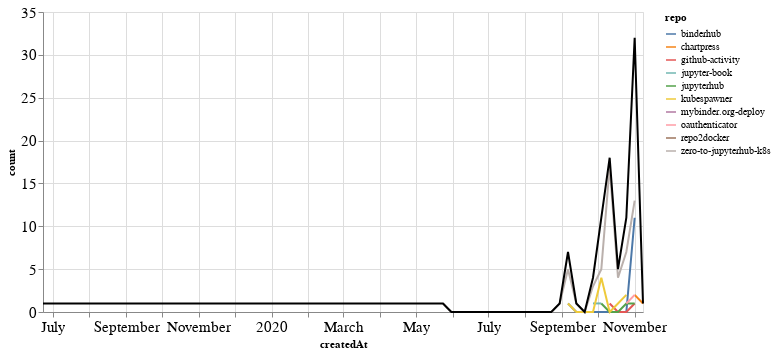

Write notebook code for a chart like this one.
### Markdown cell above
## PRs

### Code cell
prs_time = prs.groupby('repo').resample('W', on='createdAt').count()['author'].reset_index()
prs_time = prs_time.rename(columns={'author': 'count'})
prs_time_total = prs_time.groupby('createdAt').agg({"count": "sum"}).reset_index()

ch1 = alt.Chart(prs_time, width=600).mark_line().encode(
    x='createdAt',
    y='count',
    color='repo',
    tooltip="repo"
)

ch2 = alt.Chart(prs_time_total, width=600).mark_line(color="black").encode(
    x='createdAt',
    y='count',
)

ch1 + ch2

### Figure 1 — Vega-Lite specification as saved in the notebook (floating-point values rounded to 4 significant figures)
{"config": {"axisLeft": {"labelFontSize": 15}, "axisBottom": {"labelFontSize": 15}}, "layer": [{"data": {"name": "data-452c89d7da4e68eb25a0482b7d13a0a3"}, "mark": "line", "encoding": {"color": {"type": "nominal", "field": "repo"}, "tooltip": {"type": "nominal", "field": "repo"}, "x": {"type": "temporal", "field": "createdAt"}, "y": {"type": "quantitative", "field": "count"}}, "width": 600}, {"data": {"name": "data-6c2b96b1fdb9b81e3d1d6ce67a69954b"}, "mark": {"type": "line", "color": "black"}, "encoding": {"x": {"type": "temporal", "field": "createdAt"}, "y": {"type": "quantitative", "field": "count"}}, "width": 600}], "$schema": "https://vega.github.io/schema/vega-lite/v4.8.1.json", "datasets": {"data-452c89d7da4e68eb25a0482b7d13a0a3": [{"repo": "binderhub", "createdAt": "2020-09-06T00:00:00", "count": 1}, {"repo": "binderhub", "createdAt": "2020-09-13T00:00:00", "count": 0}, {"repo": "binderhub", "createdAt": "2020-09-20T00:00:00", "count": 0}, {"repo": "binderhub", "createdAt": "2020-09-27T00:00:00", "count": 0}, {"repo": "binderhub", "createdAt": "2020-10-04T00:00:00", "count": 0}, {"repo": "binderhub", "createdAt": "2020-10-11T00:00:00", "count": 0}, {"repo": "binderhub", "createdAt": "2020-10-18T00:00:00", "count": 0}, {"repo": "binderhub", "createdAt": "2020-10-25T00:00:00", "count": 0}, {"repo": "binderhub", "createdAt": "2020-11-01T00:00:00", "count": 11}, {"repo": "chartpress", "createdAt": "2020-11-01T00:00:00", "count": 2}, {"repo": "chartpress", "createdAt": "2020-11-08T00:00:00", "count": 1}, {"repo": "github-activity", "createdAt": "2020-10-11T00:00:00", "count": 1}, {"repo": "github-activity", "createdAt": "2020-10-18T00:00:00", "count": 0}, {"repo": "github-activity", "createdAt": "2020-10-25T00:00:00", "count": 0}, {"repo": "github-activity", "createdAt": "2020-11-01T00:00:00", "count": 1}, {"repo": "jupyter-book", "createdAt": "2020-09-27T00:00:00", "count": 1}, {"repo": "jupyter-book", "createdAt": "2020-10-04T00:00:00", "count": 1}, {"repo": "jupyterhub", "createdAt": "2020-10-04T00:00:00", "count": 1}, {"repo": "jupyterhub", "createdAt": "2020-10-11T00:00:00", "count": 0}, {"repo": "jupyterhub", "createdAt": "2020-10-18T00:00:00", "count": 0}, {"repo": "jupyterhub", "createdAt": "2020-10-25T00:00:00", "count": 1}, {"repo": "jupyterhub", "createdAt": "2020-11-01T00:00:00", "count": 1}, {"repo": "kubespawner", "createdAt": "2020-09-06T00:00:00", "count": 1}, {"repo": "kubespawner", "createdAt": "2020-09-13T00:00:00", "count": 0}, {"repo": "kubespawner", "createdAt": "2020-09-20T00:00:00", "count": 0}, {"repo": "kubespawner", "createdAt": "2020-09-27T00:00:00", "count": 0}, {"repo": "kubespawner", "createdAt": "2020-10-04T00:00:00", "count": 4}, {"repo": "kubespawner", "createdAt": "2020-10-11T00:00:00", "count": 0}, {"repo": "kubespawner", "createdAt": "2020-10-18T00:00:00", "count": 1}, {"repo": "kubespawner", "createdAt": "2020-10-25T00:00:00", "count": 2}, {"repo": "mybinder.org-deploy", "createdAt": "2020-11-01T00:00:00", "count": 2}, {"repo": "oauthenticator", "createdAt": "2020-10-25T00:00:00", "count": 1}, {"repo": "oauthenticator", "createdAt": "2020-11-01T00:00:00", "count": 2}, {"repo": "repo2docker", "createdAt": "2019-06-23T00:00:00", "count": 1}, {"repo": "zero-to-jupyterhub-k8s", "createdAt": "2020-05-24T00:00:00", "count": 1}, {"repo": "zero-to-jupyterhub-k8s", "createdAt": "2020-05-31T00:00:00", "count": 0}, {"repo": "zero-to-jupyterhub-k8s", "createdAt": "2020-06-07T00:00:00", "count": 0}, {"repo": "zero-to-jupyterhub-k8s", "createdAt": "2020-06-14T00:00:00", "count": 0}, {"repo": "zero-to-jupyterhub-k8s", "createdAt": "2020-06-21T00:00:00", "count": 0}, {"repo": "zero-to-jupyterhub-k8s", "createdAt": "2020-06-28T00:00:00", "count": 0}, {"repo": "zero-to-jupyterhub-k8s", "createdAt": "2020-07-05T00:00:00", "count": 0}, {"repo": "zero-to-jupyterhub-k8s", "createdAt": "2020-07-12T00:00:00", "count": 0}, {"repo": "zero-to-jupyterhub-k8s", "createdAt": "2020-07-19T00:00:00", "count": 0}, {"repo": "zero-to-jupyterhub-k8s", "createdAt": "2020-07-26T00:00:00", "count": 0}, {"repo": "zero-to-jupyterhub-k8s", "createdAt": "2020-08-02T00:00:00", "count": 0}, {"repo": "zero-to-jupyterhub-k8s", "createdAt": "2020-08-09T00:00:00", "count": 0}, {"repo": "zero-to-jupyterhub-k8s", "createdAt": "2020-08-16T00:00:00", "count": 0}, {"repo": "zero-to-jupyterhub-k8s", "createdAt": "2020-08-23T00:00:00", "count": 0}, {"repo": "zero-to-jupyterhub-k8s", "createdAt": "2020-08-30T00:00:00", "count": 1}, {"repo": "zero-to-jupyterhub-k8s", "createdAt": "2020-09-06T00:00:00", "count": 5}, {"repo": "zero-to-jupyterhub-k8s", "createdAt": "2020-09-13T00:00:00", "count": 1}, {"repo": "zero-to-jupyterhub-k8s", "createdAt": "2020-09-20T00:00:00", "count": 0}, {"repo": "zero-to-jupyterhub-k8s", "createdAt": "2020-09-27T00:00:00", "count": 3}, {"repo": "zero-to-jupyterhub-k8s", "createdAt": "2020-10-04T00:00:00", "count": 5}, {"repo": "zero-to-jupyterhub-k8s", "createdAt": "2020-10-11T00:00:00", "count": 17}, {"repo": "zero-to-jupyterhub-k8s", "createdAt": "2020-10-18T00:00:00", "count": 4}, {"repo": "zero-to-jupyterhub-k8s", "createdAt": "2020-10-25T00:00:00", "count": 7}, {"repo": "zero-to-jupyterhub-k8s", "createdAt": "2020-11-01T00:00:00", "count": 13}], "data-6c2b96b1fdb9b81e3d1d6ce67a69954b": [{"createdAt": "2019-06-23T00:00:00", "count": 1}, {"createdAt": "2020-05-24T00:00:00", "count": 1}, {"createdAt": "2020-05-31T00:00:00", "count": 0}, {"createdAt": "2020-06-07T00:00:00", "count": 0}, {"createdAt": "2020-06-14T00:00:00", "count": 0}, {"createdAt": "2020-06-21T00:00:00", "count": 0}, {"createdAt": "2020-06-28T00:00:00", "count": 0}, {"createdAt": "2020-07-05T00:00:00", "count": 0}, {"createdAt": "2020-07-12T00:00:00", "count": 0}, {"createdAt": "2020-07-19T00:00:00", "count": 0}, {"createdAt": "2020-07-26T00:00:00", "count": 0}, {"createdAt": "2020-08-02T00:00:00", "count": 0}, {"createdAt": "2020-08-09T00:00:00", "count": 0}, {"createdAt": "2020-08-16T00:00:00", "count": 0}, {"createdAt": "2020-08-23T00:00:00", "count": 0}, {"createdAt": "2020-08-30T00:00:00", "count": 1}, {"createdAt": "2020-09-06T00:00:00", "count": 7}, {"createdAt": "2020-09-13T00:00:00", "count": 1}, {"createdAt": "2020-09-20T00:00:00", "count": 0}, {"createdAt": "2020-09-27T00:00:00", "count": 4}, {"createdAt": "2020-10-04T00:00:00", "count": 11}, {"createdAt": "2020-10-11T00:00:00", "count": 18}, {"createdAt": "2020-10-18T00:00:00", "count": 5}, {"createdAt": "2020-10-25T00:00:00", "count": 11}, {"createdAt": "2020-11-01T00:00:00", "count": 32}, {"createdAt": "2020-11-08T00:00:00", "count": 1}]}}
